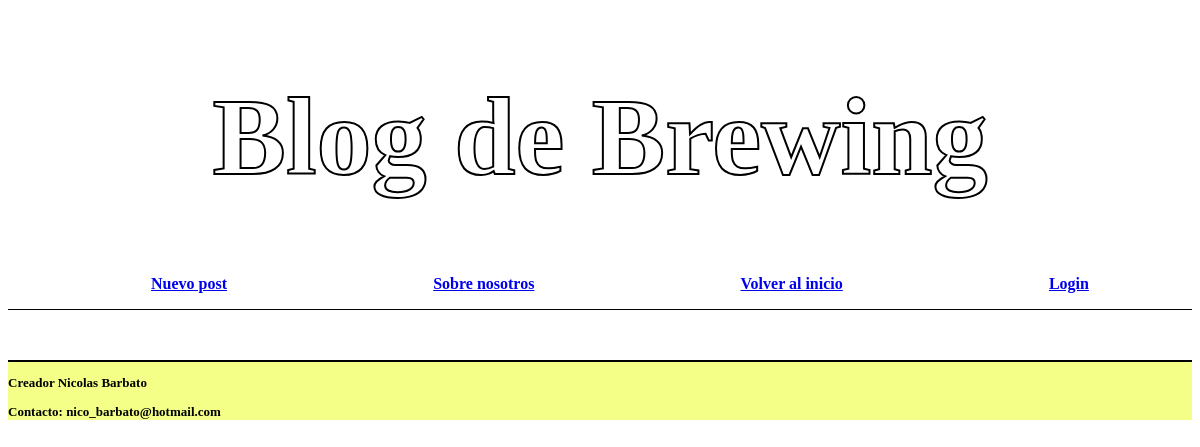
The page /post/2 on the database as committed earlier.
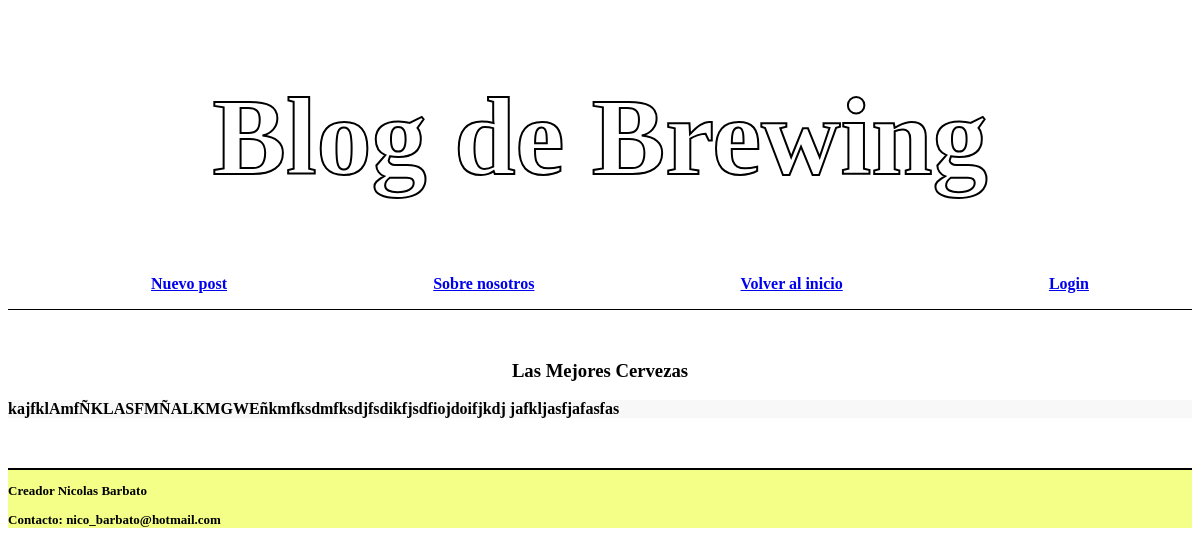
The same page on the database as committed later.
### tables this page shows
CREATE TABLE posts (
    id INTEGER PRIMARY KEY AUTOINCREMENT,
    autor TEXT NOT NULL,
    titulo TEXT NOT NULL,
    posteo TEXT NOT NULL
);

### proyecto1.py (the view)
@app.route("/post/<id>")
def busqueda(id):
    conn, cursor = get_db_conection()
    cursor.execute("SELECT * FROM posts WHERE posts.id == ?", id)
    post = cursor.fetchone()
    return render_template("post.html", post=post)

### proyecto1.py (called while the page is built)
def get_db_conection():
    conn = sqlite3.connect('database.db')
    cursor = conn.cursor()
    return conn, cursor

### Templates/post.html (shortened to what this page needs)
{% extends "base.html" %}
{% block head %}
    <link rel="stylesheet" type="text/css" href="{{ url_for('static', filename='css/home.css') }}">
{% endblock %}
{% block main %}
    <div>
        <h3 style="text-align: center;">{{ post[2] }}</h3>
    <div class="posts">
        <p>{{ post[3] }}</p>
    </div>
{% endblock %}

Rows that differ between the two databases and show on the page:
added posts: titulo "Las Mejores Cervezas", posteo "kajfklAmfÑKLASFMÑALKMGWEñkmfksdmfksdjfsdikfjsdfiojdoifjkdj jafkljasfjafasfas"
